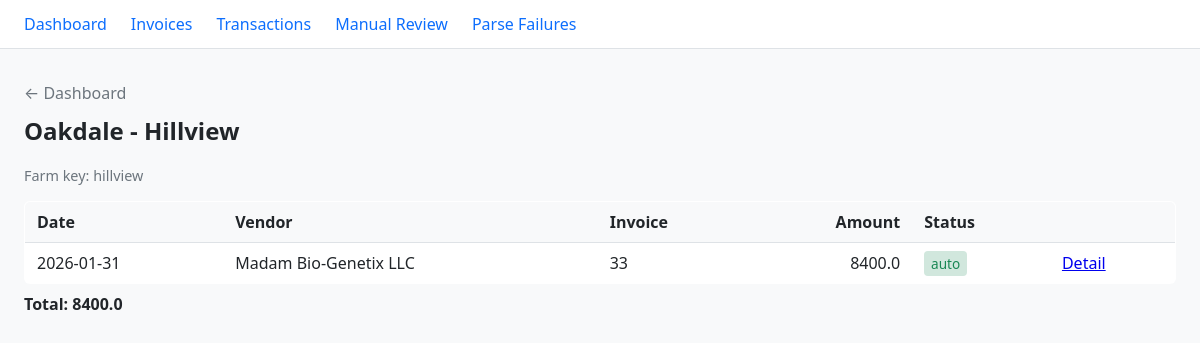
Page /farm/hillview on the committed database.
### tables this page shows
CREATE TABLE farms (
    farm_key TEXT PRIMARY KEY,
    display_name TEXT NOT NULL,
    created_at TEXT NOT NULL DEFAULT (datetime('now')),
    updated_at TEXT NOT NULL DEFAULT (datetime('now'))
);

CREATE TABLE transactions (
    id INTEGER PRIMARY KEY AUTOINCREMENT,
    doc_id TEXT NOT NULL UNIQUE,
    farm_key TEXT,
    farm_name TEXT,
    vendor_key TEXT,
    vendor_name TEXT,
    invoice_number TEXT,
    invoice_date TEXT,
    due_date TEXT,
    total_cents INTEGER NOT NULL DEFAULT 0,
    service_address TEXT,
    account_number TEXT,
    confidence REAL NOT NULL DEFAULT 0.0,
    needs_manual_review INTEGER NOT NULL DEFAULT 1 CHECK (needs_manual_review IN (0, 1)),
    manual_override INTEGER NOT NULL DEFAULT 0 CHECK (manual_override IN (0, 1)),
    processed_at TEXT NOT NULL,
    status TEXT NOT NULL CHECK (status IN ('auto', 'pending_manual', 'manual', 'duplicate', 'failed')),
    error_reason TEXT,
    content_fingerprint TEXT,
    invoice_key TEXT,
    duplicate_detected INTEGER NOT NULL DEFAULT 0 CHECK (duplicate_detected IN (0, 1)),
    duplicate_reason TEXT,
    duplicate_of_doc_id TEXT,
    created_at TEXT NOT NULL DEFAULT (datetime('now')),
    updated_at TEXT NOT NULL DEFAULT (datetime('now')), parse_status TEXT NOT NULL DEFAULT 'success', parse_failure_reason TEXT,
    FOREIGN KEY (doc_id) REFERENCES documents(doc_id),
    FOREIGN KEY (farm_key) REFERENCES farms(farm_key),
    FOREIGN KEY (vendor_key) REFERENCES vendors(vendor_key),
    FOREIGN KEY (duplicate_of_doc_id) REFERENCES documents(doc_id)
);

### core/api.py (the view)
@app.get("/farm/{farm_key}", response_class=HTMLResponse)
async def farm_detail(request: Request, farm_key: str) -> HTMLResponse:
    farms = queries.get_farms()
    farm_key_exists = any(f.get("farm_key") == farm_key for f in farms)
    if not farm_key_exists:
        raise HTTPException(status_code=404, detail="Farm not found")
    transactions = queries.get_transactions(limit=200, farm_key=farm_key)
    farm_name = next((f.get("display_name") or farm_key for f in farms if f.get("farm_key") == farm_key), farm_key)
    total_cents = sum((t.get("total_cents") or 0) for t in transactions)
    return templates.TemplateResponse(
        "farm_detail.html",
        {
            "request": request,
            "farm_key": farm_key,
            "farm_name": farm_name,
            "transactions": transactions,
            "total_cents": total_cents,
            "cents_to_dollars": _cents_to_dollars,
            "money": _money,
        },
    )

### templates/farm_detail.html (shortened to what this page needs)
{% extends "base.html" %}
{% block content %}
<p class="back"><a href="/">← Dashboard</a></p>
<h1>{{ farm_name }}</h1>
<p class="meta">Farm key: {{ farm_key }}</p>
<table class="table">
  <thead>
    <tr>
      <th>Date</th>
      <th>Vendor</th>
      <th>Invoice</th>
      <th class="num">Amount</th>
      <th>Status</th>
      <th></th>
    </tr>
  </thead>
  <tbody>
    {% for t in transactions %}
    <tr>
      <td>{{ t.invoice_date or '—' }}</td>
      <td>{{ t.vendor_name or t.vendor_key or '—' }}</td>
      <td>{{ t.invoice_number or '—' }}</td>
      <td class="num">{{ cents_to_dollars(t.total_cents) }}</td>
      <td><span class="status status-{{ t.status }}">{{ t.status }}</span></td>
      <td><a href="/transactions/{{ t.id }}">Detail</a></td>
    </tr>
    {% else %}
    <tr><td colspan="6">No transactions.</td></tr>
    {% endfor %}
  </tbody>
</table>
<p class="total-line">Total: {{ cents_to_dollars(total_cents) }}</p>
{% endblock %}

### static/styles.css (style rules this page uses)
:root { --bg: #f8f9fa; --card-bg: #fff; --border: #dee2e6; --text: #212529; --muted: #6c757d; --link: #0d6efd; --status-auto: #198754; --status-manual: #0d6efd; --status-pending_manual: #fd7e14; --status-failed: #dc3545; --parse-success: #198754; --parse-fail: #dc3545; }
* { box-sizing: border-box; }
body { font-family: system-ui, -apple-system, sans-serif; background: var(--bg); color: var(--text); margin: 0; padding: 0; line-height: 1.5; }
h1 { font-size: 1.5rem; margin-top: 0; }
.back { margin-bottom: 0.5rem; }
.back a { color: var(--muted); text-decoration: none; }
.meta { color: var(--muted); font-size: 0.9rem; }
.table { width: 100%; border-collapse: collapse; background: var(--card-bg); border: 1px solid var(--border); border-radius: 6px; overflow: hidden; }
.table th, .table td { padding: 0.5rem 0.75rem; text-align: left; border-bottom: 1px solid var(--border); }
.table th { background: var(--bg); font-weight: 600; }
.table .num { text-align: right; }
.table tr:last-child td { border-bottom: none; }
.status { font-size: 0.85rem; padding: 0.2em 0.5em; border-radius: 4px; }
.status-auto { background: #d1e7dd; color: var(--status-auto); }
.total-line { font-weight: 600; margin-top: 0.5rem; }

### rows in the picture
farms: display_name "Oakdale - Hillview"
transactions: invoice_date "2026-01-31", vendor_name "Madam Bio-Genetix LLC", invoice_number "33", total_cents "8400.0", status "auto"

### other values in the picture
{{ farm_key }} "hillview"
{{ cents_to_dollars(total_cents) }} "8400.0"
